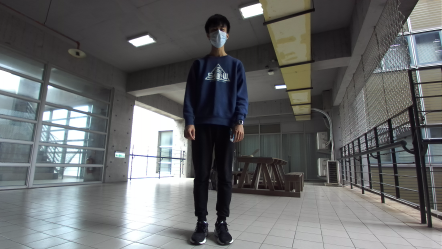
#> input picture photos/44_left_downsized_0.2.png, 442 x 249 px; its folder holds 6 pictures in this run
$ python main.py   (older library calls are emulated)
#> lines starting #> are read from the running program, lines starting #| are printed output that depends on the picture
### undistortion.py
"""
MIT License

Copyright (c) 2024 allen327lin

Permission is hereby granted, free of charge, to any person obtaining a copy
of this software and associated documentation files (the "Software"), to deal
in the Software without restriction, including without limitation the rights
to use, copy, modify, merge, publish, distribute, sublicense, and/or sell
copies of the Software, and to permit persons to whom the Software is
furnished to do so, subject to the following conditions:

The above copyright notice and this permission notice shall be included in all
copies or substantial portions of the Software.

THE SOFTWARE IS PROVIDED "AS IS", WITHOUT WARRANTY OF ANY KIND, EXPRESS OR
IMPLIED, INCLUDING BUT NOT LIMITED TO THE WARRANTIES OF MERCHANTABILITY,
FITNESS FOR A PARTICULAR PURPOSE AND NONINFRINGEMENT. IN NO EVENT SHALL THE
AUTHORS OR COPYRIGHT HOLDERS BE LIABLE FOR ANY CLAIM, DAMAGES OR OTHER
LIABILITY, WHETHER IN AN ACTION OF CONTRACT, TORT OR OTHERWISE, ARISING FROM,
OUT OF OR IN CONNECTION WITH THE SOFTWARE OR THE USE OR OTHER DEALINGS IN THE
SOFTWARE.
"""

import numpy as np
import cv2

def undistortion(src):
    width = src.shape[1]
    height = src.shape[0]

    distCoeff = np.zeros((4, 1), np.float64)

    # TODO: add your coefficients here!
    k1 = -2.5e-8;  # negative to remove barrel distortion
    k2 = 0.0;
    p1 = 0.0;
    p2 = 0.0;

    distCoeff[0, 0] = k1;
    distCoeff[1, 0] = k2;
    distCoeff[2, 0] = p1;
    distCoeff[3, 0] = p2;

    # assume unit matrix for camera
    cam = np.eye(3, dtype=np.float32)

    cam[0, 2] = width / 2.0  # define center x
    cam[1, 2] = height / 2.0  # define center y

    # here the undistortion will be computed
    dst = cv2.undistort(src, cam, distCoeff)
    return dst


# [7 lines that do not run on import are left out]

### show_histogram.py
"""
MIT License

Copyright (c) 2024 allen327lin

Permission is hereby granted, free of charge, to any person obtaining a copy
of this software and associated documentation files (the "Software"), to deal
in the Software without restriction, including without limitation the rights
to use, copy, modify, merge, publish, distribute, sublicense, and/or sell
copies of the Software, and to permit persons to whom the Software is
furnished to do so, subject to the following conditions:

The above copyright notice and this permission notice shall be included in all
copies or substantial portions of the Software.

THE SOFTWARE IS PROVIDED "AS IS", WITHOUT WARRANTY OF ANY KIND, EXPRESS OR
IMPLIED, INCLUDING BUT NOT LIMITED TO THE WARRANTIES OF MERCHANTABILITY,
FITNESS FOR A PARTICULAR PURPOSE AND NONINFRINGEMENT. IN NO EVENT SHALL THE
AUTHORS OR COPYRIGHT HOLDERS BE LIABLE FOR ANY CLAIM, DAMAGES OR OTHER
LIABILITY, WHETHER IN AN ACTION OF CONTRACT, TORT OR OTHERWISE, ARISING FROM,
OUT OF OR IN CONNECTION WITH THE SOFTWARE OR THE USE OR OTHER DEALINGS IN THE
SOFTWARE.
"""

import numpy as np
import cv2
import matplotlib.pyplot as plt

def show_histogram(img, title="plot"):
    plt.hist(img.ravel(), bins=256, log=True, density=True)

    plt.title(title)
    plt.xlabel("pixel")
    plt.ylabel("freq")

    plt.show()


# [4 lines that do not run on import are left out]

### main.py
"""
MIT License

Copyright (c) 2024 allen327lin

Permission is hereby granted, free of charge, to any person obtaining a copy
of this software and associated documentation files (the "Software"), to deal
in the Software without restriction, including without limitation the rights
to use, copy, modify, merge, publish, distribute, sublicense, and/or sell
copies of the Software, and to permit persons to whom the Software is
furnished to do so, subject to the following conditions:

The above copyright notice and this permission notice shall be included in all
copies or substantial portions of the Software.

THE SOFTWARE IS PROVIDED "AS IS", WITHOUT WARRANTY OF ANY KIND, EXPRESS OR
IMPLIED, INCLUDING BUT NOT LIMITED TO THE WARRANTIES OF MERCHANTABILITY,
FITNESS FOR A PARTICULAR PURPOSE AND NONINFRINGEMENT. IN NO EVENT SHALL THE
AUTHORS OR COPYRIGHT HOLDERS BE LIABLE FOR ANY CLAIM, DAMAGES OR OTHER
LIABILITY, WHETHER IN AN ACTION OF CONTRACT, TORT OR OTHERWISE, ARISING FROM,
OUT OF OR IN CONNECTION WITH THE SOFTWARE OR THE USE OR OTHER DEALINGS IN THE
SOFTWARE.
"""

import numpy as np
import cv2
import argparse
from undistortion import undistortion
from show_histogram import show_histogram

imgL = None
imgR = None
numDisparities = 16
blockSize = 11
anti_back_threshold = 220

def compute_disparity():
    global imgL
    global imgR
    global numDisparities
    global blockSize
    global anti_back_threshold

    stereo = cv2.StereoBM_create(numDisparities=numDisparities, blockSize=blockSize)
    disparity = stereo.compute(imgL, imgR)

    disparity_normalized = cv2.normalize(disparity, None, alpha=0, beta=255, norm_type=cv2.NORM_MINMAX, dtype=cv2.CV_8U)

    anti_back = np.where(disparity_normalized > anti_back_threshold, imgL, 0)

    cv2.imshow('disparity_normalized', disparity_normalized)
    cv2.imwrite("./photos/disparity_normalized.png", disparity_normalized)
    cv2.imwrite("./photos/anti_back.png", anti_back)

    show_histogram(disparity, "disparity")
    show_histogram(disparity_normalized, "disparity_normalized")

    return [disparity, disparity_normalized]

def update_numDisparities(val):
    global numDisparities
    # val * 16 = numDisparities
    numDisparities = val * 16
    compute_disparity()

def update_blockSize(val):
    global blockSize
    # val * 2 + 1 = blockSize
    blockSize = val * 2 + 1
    compute_disparity()

def update_anti_back_threshold(val):
    global anti_back_threshold
    anti_back_threshold = val
    compute_disparity()


def main():
    global imgL
    global imgR

    imgL_path = "./photos/44_left_downsized_0.2.png"
    imgR_path = "./photos/44_right_downsized_0.2.png"

    parser = argparse.ArgumentParser()
    parser.add_argument("-l", "--imgL_path", type=str, help="Left photo path")
    parser.add_argument("-r", "--imgR_path", type=str, help="Right photo path")
    args = parser.parse_args()
    if args.imgL_path is not None:
        imgL_path = args.imgL_path
    if args.imgR_path is not None:
        imgR_path = args.imgR_path

    imgL = cv2.imread(imgL_path, 0)
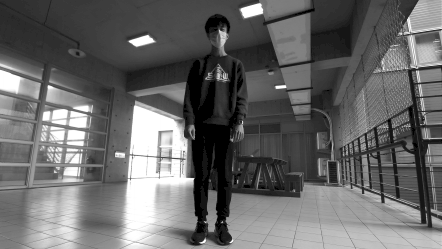
#> imgL: shape (249, 442); min 0, max 255, mean 104.4
    imgR = cv2.imread(imgR_path, 0)
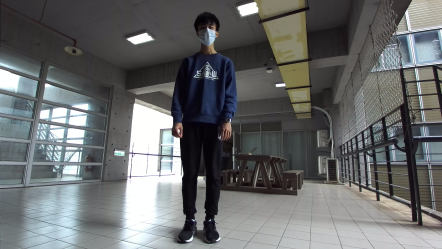
#> input picture photos/44_right_downsized_0.2.png, 442 x 249 px
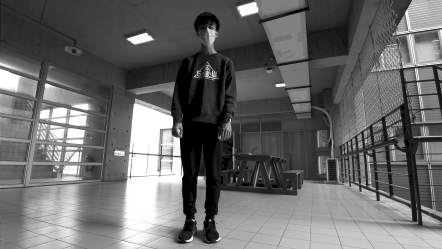
#> imgR: shape (249, 442); min 0, max 255, mean 105.6
    imgL = undistortion(imgL)
    imgR = undistortion(imgR)

    cv2.namedWindow('disparity_normalized', cv2.WINDOW_NORMAL)
    cv2.resizeWindow('disparity_normalized', 1280, 820)

    disparity, disparity_normalized = compute_disparity()
#> in compute_disparity, `disparity = stereo.compute(imgL, imgR)`:
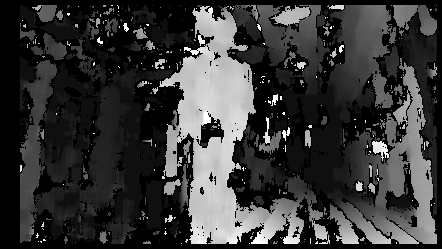
#> disparity: shape (249, 442) int16; min -16, max 240, mean 40.2; drawn with min black and max white
#> in compute_disparity, `anti_back = np.where(disparity_normalized > anti_back_threshold, imgL,..`:
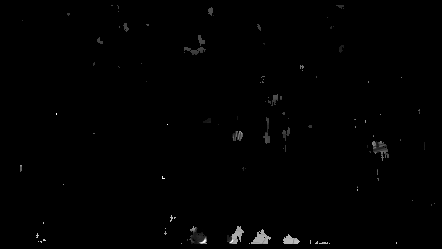
#> anti_back: shape (249, 442); min 0, max 255, mean 1.4
#> in show_histogram, `plt.show()`:
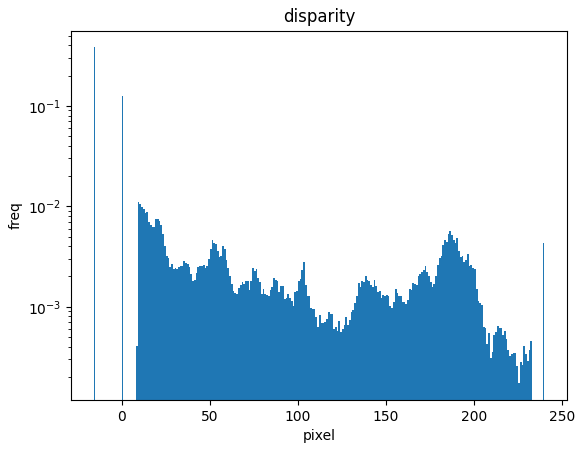
#> figure drawn by matplotlib, 1 panel; tallest bar 0.381 high, from x = -16 to -15
#> call 2 of show_histogram, with title = 'disparity_normalized'
#> in show_histogram (call 2), `plt.show()`:
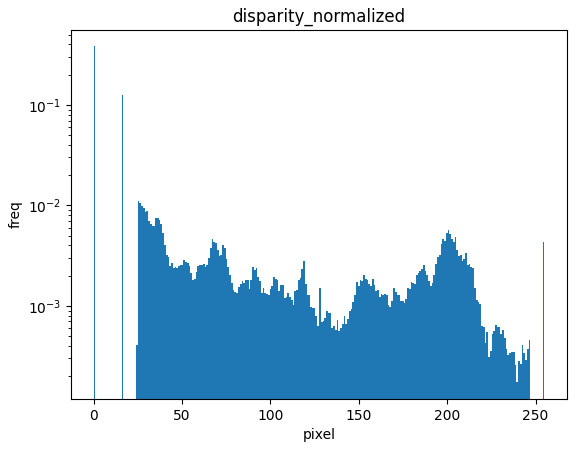
#> figure drawn by matplotlib, 1 panel; tallest bar 0.383 high, from x = 0 to 0.996

    cv2.imshow('disparity_normalized', disparity_normalized)

    cv2.createTrackbar('numDisparities', 'disparity_normalized', 1, 100, update_numDisparities)
    cv2.createTrackbar('blockSize', 'disparity_normalized', 5, 100, update_blockSize)
    cv2.createTrackbar('anti_back_threshold', 'disparity_normalized', 220, 255, update_anti_back_threshold)

    cv2.waitKey(0)
#> in update_blockSize, `blockSize = val * 2 + 1`: blockSize = 11
#> in update_anti_back_threshold, `anti_back_threshold = val`: anti_back_threshold = 220
    cv2.destroyAllWindows()


if __name__ == "__main__":
    main()
